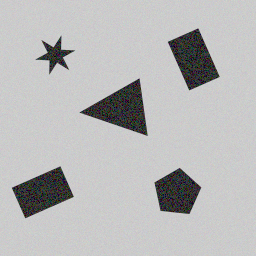
#> input picture Primeri/primer_3.png, 256 x 256 px
$ python Vaja4.py
#> lines starting #> are read from the running program, lines starting #| are printed output that depends on the picture; after the words box and inside, x2 and y2 are one past the last pixel; in counts of white or black regions, pixels touching at a corner belong together
#> further down, slika is the input picture: shape (256, 256, 4) float32; mean R, G, B, A 0.727, 0.727, 0.727, 1
### naloga_2_resitve.py
import matplotlib.pyplot as plt
import numpy as np
import scipy.ndimage as ndimage
import cv2
from matplotlib.pyplot import figure


# [80 lines left out: functions binarna_segmentacija, izrezi_regije, detekcija_4_kotnikov, not called in this run]


def detekcija_4_kotnikov_adaptivno(slika: np.ndarray) -> list[np.ndarray]:
    gray = cv2.cvtColor(slika, cv2.COLOR_BGR2GRAY) if slika.ndim == 3 else slika
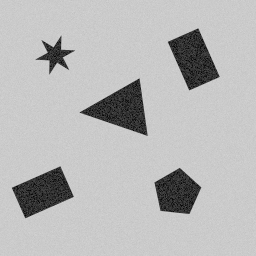
#> gray: shape (256, 256) float32; min 0, max 0.838, mean 0.727

    gray = cv2.normalize(gray, None, 0, 255, cv2.NORM_MINMAX).astype(np.uint8)
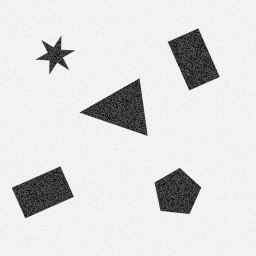
#> gray: shape (256, 256); min 0, max 255, mean 220.7
    #glajenje ozadja z pomocjo gausa
    blur = cv2.GaussianBlur(gray, (5, 5), 0)
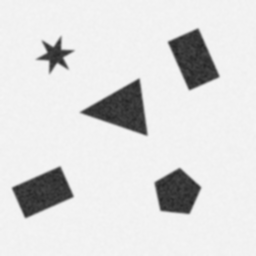
#> blur: shape (256, 256); min 38, max 245, mean 220.7

    # Choose an odd block size for local neighborhood:
    # - Use 51 on typical images; otherwise compute the largest odd number <= half of the smaller dimension.
    # - Larger values smooth over larger illumination gradients; smaller values preserve fine detail.
    block_size = 51
    C = 7  # Bias term: positive values make the threshold slightly stricter (favoring darker foreground).
    thresh = cv2.adaptiveThreshold(
        blur,
        255,
        cv2.ADAPTIVE_THRESH_GAUSSIAN_C,
        cv2.THRESH_BINARY_INV,
        block_size,
        C
    )
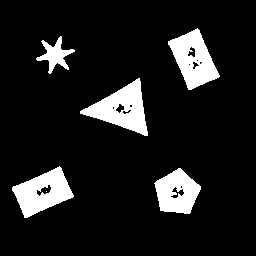
#> thresh: shape (256, 256); 11% white; 6 white regions (1 under 20 px), largest, box (x1, y1, x2, y2) and area: (80, 78, 148, 136) 1840, (168, 28, 220, 90) 1718, (12, 166, 74, 218) 1713, (154, 168, 201, 214) 1412, (36, 36, 75, 74) 557

    # Morphology: clean up the binary mask.
    # - Open: remove isolated white noise (small bright specks).
    # - Close: fill pinholes and connect thin gaps along edges.
    kernel = np.ones((3, 3), np.uint8)
    thresh = cv2.morphologyEx(thresh, cv2.MORPH_OPEN, kernel, iterations=1)
#> thresh: shape (256, 256); 11% white; 5 white regions, box (x1, y1, x2, y2) and area: (80, 79, 148, 136) 1833, (12, 167, 73, 218) 1706, (168, 29, 219, 90) 1705, (155, 168, 201, 214) 1401, (37, 37, 74, 73) 540
    thresh = cv2.morphologyEx(thresh, cv2.MORPH_CLOSE, kernel, iterations=2)
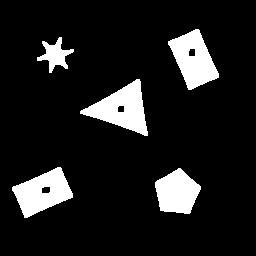
#> thresh: shape (256, 256); 11.2% white; 5 white regions

    # pridobim robove likov
    contours, _ = cv2.findContours(thresh, cv2.RETR_EXTERNAL, cv2.CHAIN_APPROX_SIMPLE)
#> contours = 5 contours; box (x1, y1, x2, y2) and area: (80, 79, 148, 136) 1805, (168, 29, 219, 90) 1704, (12, 167, 73, 218) 1702, (155, 168, 201, 214) 1406, (37, 37, 74, 73) 488

    # nesprejmem malih zaznanih likov
    h, w = thresh.shape
#> h = 256; w = 256
    min_area = 0.0005 * (h * w)
#> min_area = 32.77
    quads: list[np.ndarray] = []

    def order_points_yx(pts_yx: np.ndarray) -> np.ndarray:
        # [9 lines of commented-out code are left out]
        idx = np.argsort(pts_yx[:, 0])
        top_idx = idx[:2]
        bot_idx = idx[2:]
        top = pts_yx[top_idx]
        bot = pts_yx[bot_idx]
        tl, tr = top[np.argsort(top[:, 1])]
        bl, br = bot[np.argsort(bot[:, 1])]
        return np.array([tl, tr, br, bl], dtype=int)

    for cnt in contours:
        area = cv2.contourArea(cnt)
        if area < min_area:
            continue  # Ignore tiny detections/noise.

        # Approximate contour with a polygon; epsilon is 2% of perimeter.
        peri = cv2.arcLength(cnt, True)
        approx = cv2.approxPolyDP(cnt, 0.02 * peri, True)

        #changes for a triangle
        # if approx.shape[0] != 3:
        #     continue

        # obdrzim samo kvadrate
        if approx.shape[0] != 4:
            continue

        # impose consistent corner ordering.
        pts = approx.reshape(4, 2)         # (x, y)
        pts_yx = np.flip(pts, axis=1)      # -> (y, x)
        ordered = order_points_yx(pts_yx)
        quads.append(ordered)
#> this loop made 5 passes
#> (area, peri) on passes 1, 4: (1406.5, 150.1), (488, 154.6)
#> (area, peri, pts, pts_yx, top_idx in order_points_yx, bot_idx in order_points_yx, ordered) on passes 2, 5: (1702, 182.5, [[60, 167], [12, 187], [24, 217], [72, 197]], [[167, 60], [187, 12], [217, 24], [197, 72]], [0, 1], [3, 2], [[187, 12], [167, 60], [197, 72], [217, 24]]), (1704, 182.5, [[198, 29], [168, 41], [188, 89], [218, 77]], [[29, 198], [41, 168], [89, 188], [77, 218]], [0, 1], [3, 2], [[41, 168], [29, 198], [77, 218], [89, 188]])
#> after the loop, quads = [[[187, 12], [167, 60], [197, 72], [217, 24]], [[41, 168], [29, 198], [77, 218], [89, 188]]]

        ##changes for a triangle
        # pts = approx.reshape(3, 2)          # (x,y)

    return quads

#gray scale and float32 conversion
# [56 lines left out: functions _to_gray_f32, pripravi_filter_plus, detekcija_plus, not called in this run]

### Vaja4.py
from matplotlib import pyplot as plt

from naloga_2_resitve import *

slika = plt.imread("Primeri/primer_3.png")
koncnaSlika = detekcija_4_kotnikov_adaptivno(slika)
#> koncnaSlika has the same summary as quads in detekcija_4_kotnikov_adaptivno
plt.figure()
plt.subplot(1, 2, 1)
plt.title('Originalna slika')
plt.imshow(slika)

plt.figure()
plt.title('Detekcija 4-kotnikov')
img = slika
rectangles = []
if isinstance(koncnaSlika, (list, tuple)):
    rectangles = [np.asarray(r) for r in koncnaSlika if r is not None]
#> rectangles has the same summary as quads in detekcija_4_kotnikov_adaptivno
elif isinstance(koncnaSlika, np.ndarray):
    if koncnaSlika.ndim == 3 and koncnaSlika.shape[-1] == 2:
        rectangles = [koncnaSlika]
    else:
        img = koncnaSlika

plt.imshow(img)
plt.axis('off')
for rect in rectangles:
    if rect.ndim == 2 and rect.shape[1] >= 2:
        plt.plot(rect[:, 1], rect[:, 0], 'ro', markersize=3)
#> this loop made 2 passes
#> rect on passes 1 to 2: [[187, 12], [167, 60], [197, 72], [217, 24]], [[41, 168], [29, 198], [77, 218], [89, 188]]
plt.show()
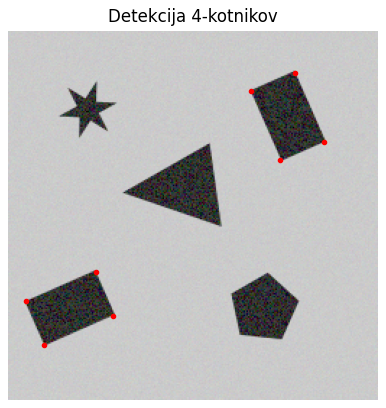
#> figure drawn by matplotlib, 1 panel

$ run again, with Primeri/primer_2.png copied over Primeri/primer_3.png
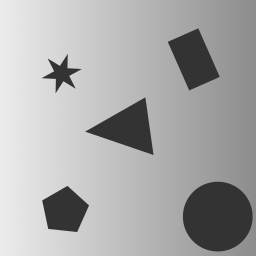
#> input picture Primeri/primer_2.png, 256 x 256 px
#> slika is the input picture: shape (256, 256, 4) float32; mean R, G, B, A 0.668, 0.668, 0.668, 1
#> in detekcija_4_kotnikov_adaptivno, `thresh = cv2.adaptiveThreshold( blur, 255, cv2.ADAPTIVE_THRESH_GAUSSIA..`:
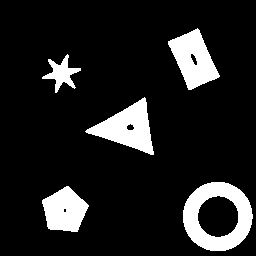
#> thresh: shape (256, 256); 12.5% white; 5 white regions, box (x1, y1, x2, y2) and area: (183, 182, 253, 251) 2534, (85, 97, 154, 155) 1874, (168, 28, 220, 90) 1751, (42, 186, 89, 232) 1472, (42, 54, 81, 93) 567
#> contours = 5 contours; box (x1, y1, x2, y2) and area: (183, 182, 253, 251) 3714, (86, 98, 154, 155) 1810, (168, 29, 219, 90) 1705, (42, 186, 88, 232) 1410, (43, 55, 81, 92) 504
#> the loop in detekcija_4_kotnikov_adaptivno, `for cnt in contours:` made 5 passes
#> (area, peri) on passes 1, 2, 4: (1410.5, 150.1), (3713.5, 227.7), (503.5, 160)
#> after the loop in detekcija_4_kotnikov_adaptivno, `for cnt in contours:`: quads = [[[41, 168], [29, 198], [77, 218], [89, 188]]]
#> the loop `for rect in rectangles:` made 1 pass
#> rect on pass 1: [[41, 168], [29, 198], [77, 218], [89, 188]]
#> `plt.show()`:
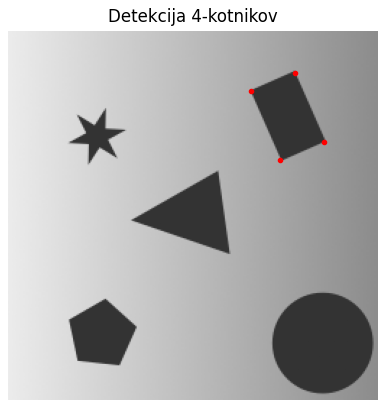
#> figure drawn by matplotlib, 1 panel

$ run again, with Primeri/primer_4.png copied over Primeri/primer_3.png
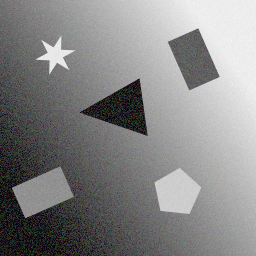
#> input picture Primeri/primer_4.png, 256 x 256 px
#> slika is the input picture: shape (256, 256, 4) float32; mean R, G, B, A 0.526, 0.526, 0.526, 1
#> in detekcija_4_kotnikov_adaptivno, `thresh = cv2.morphologyEx(thresh, cv2.MORPH_CLOSE, kernel, iterations=2)`:
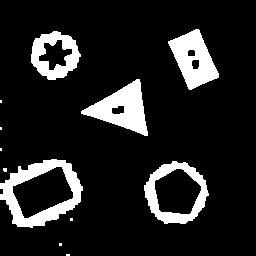
#> thresh: shape (256, 256); 13% white; 12 white regions (7 under 20 px)
#> contours = 12 contours, 7 with area under 20; largest, box (x1, y1, x2, y2) and area: (0, 159, 83, 228) 3894, (144, 161, 209, 224) 2924, (81, 79, 148, 136) 1792, (31, 31, 81, 80) 1716, (168, 29, 219, 90) 1692
#> the loop in detekcija_4_kotnikov_adaptivno, `for cnt in contours:` made 12 passes
#> (area, peri) on passes 5, 6, 11: (2924, 222), (3893.5, 288.5), (1716, 169.4)
#> after the loop in detekcija_4_kotnikov_adaptivno, `for cnt in contours:`: quads = [[[41, 168], [29, 198], [77, 218], [89, 189]]]
#> the loop `for rect in rectangles:` made 1 pass
#> rect on pass 1: [[41, 168], [29, 198], [77, 218], [89, 189]]
#> `plt.show()`:
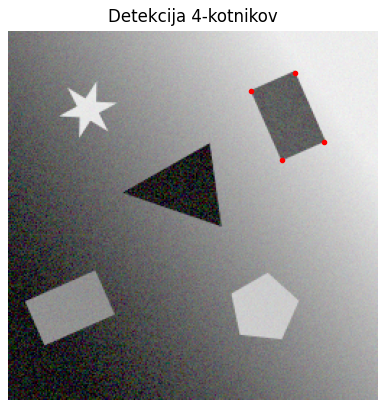
#> figure drawn by matplotlib, 1 panel
